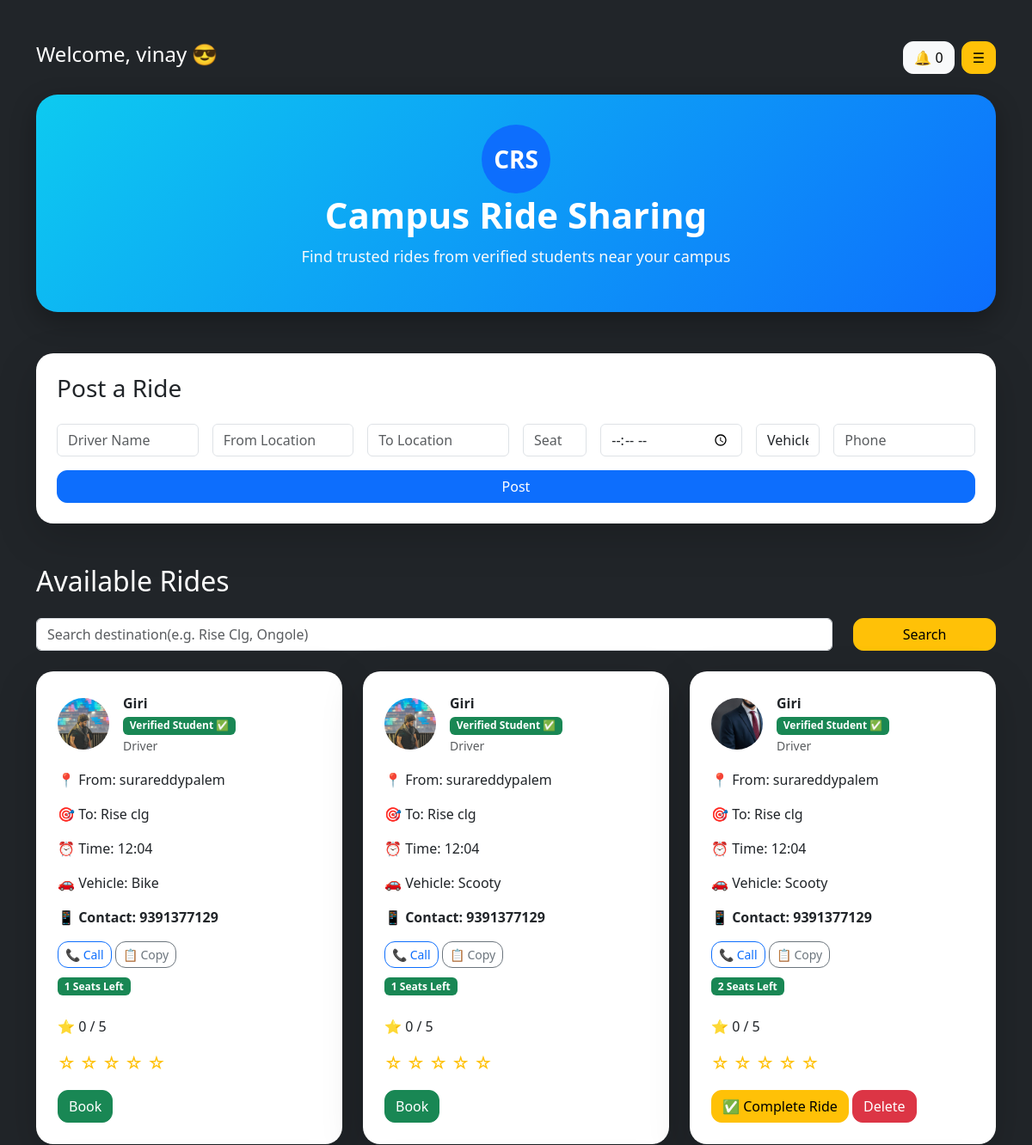
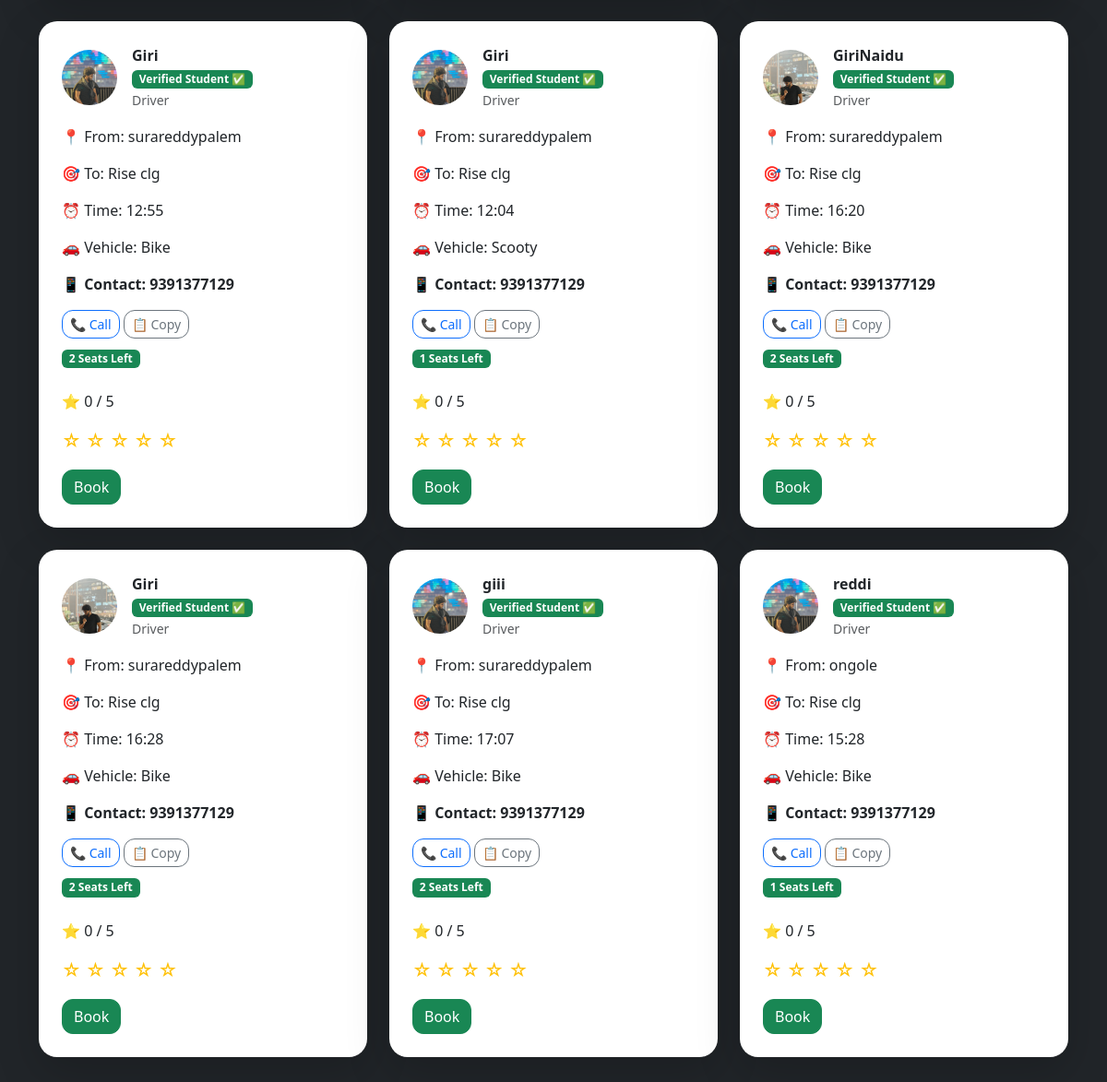
/ (signed in), run on the app's committed database (2 pictures, top to bottom).
### tables this page shows
CREATE TABLE rides (
    id INTEGER PRIMARY KEY AUTOINCREMENT,
    username TEXT,
    name TEXT,
    from_location TEXT,
    destination TEXT,
    seats INTEGER,
    time TEXT,
    vehicle TEXT,
    phone TEXT,
    rating INTEGER DEFAULT 0,
    completed INTEGER DEFAULT 0
);

CREATE TABLE users (
    id INTEGER PRIMARY KEY AUTOINCREMENT,
    username TEXT,
    password TEXT,
    image TEXT,
    college_id TEXT,
    email TEXT
);

### app.py (the view, shortened to what this page needs)
@app.route("/", methods=["GET", "POST"])
def home():
    if "user" not in session:
        return redirect("/login")
    conn = connect_db()
    cursor = conn.cursor()
    search = request.args.get("search")
    if search:
        cursor.execute("""
            SELECT rides.id,
                rides.username,
                rides.name,
                rides.from_location,
                rides.destination,
                rides.seats,
                rides.time,
                rides.vehicle,
                rides.phone,
                rides.rating,
                users.image,
                users.college_id
            FROM rides
            JOIN users ON rides.username = users.username
            WHERE LOWER(rides.destination) LIKE LOWER(?)
            AND rides.seats > 0
            AND rides.completed = 0
        """, ('%' + search + '%',))
    else:
        cursor.execute("""
            SELECT rides.id,
                rides.username,
                rides.name,
                rides.from_location,
                rides.destination,
                rides.seats,
                rides.time,
                rides.vehicle,
                rides.phone,
                rides.rating,
                users.image,
                users.college_id
            FROM rides
            JOIN users ON rides.username = users.username
            WHERE rides.seats > 0
            AND rides.completed = 0
        """)
    rides = cursor.fetchall()
    cursor.execute(
        "SELECT message FROM notifications WHERE username=?",
        (session["user"],)
    )
    notifications = cursor.fetchall()
    conn.close()
    return render_template(
        "index.html",
        rides=rides,
        user=session["user"],
        notifications=notifications
    )

### app.py (called while the page is built)
def connect_db():
    return sqlite3.connect("rides.db")

### templates/index.html (shortened to what this page needs)
<!DOCTYPE html>
<html lang="en">
<head>
    <link href="https://cdn.jsdelivr.net/npm/bootstrap@5.3.3/dist/css/bootstrap.min.css" rel="stylesheet">
    <link rel="stylesheet" href="{{ url_for('static', filename='style.css') }}">
</head>
<body class="bg-dark text-white">
<div class="container py-5">
    <div class="d-flex justify-content-between align-items-center mb-4">
        <h4>Welcome, {{ user }} 😎</h4>
        <div class="d-flex gap-2">
            <button class="btn btn-light"
                    data-bs-toggle="offcanvas"
                    data-bs-target="#notifications">
                🔔 {{ notifications|length }}
            </button>
            <button class="btn btn-warning"
                    data-bs-toggle="offcanvas"
                    data-bs-target="#menu">
                ☰
            </button>
        </div>
    </div>
    <div class="text-center mb-5 hero-box">
        <div class="app-logo">
            CRS
        </div>
        <h1 class="hero-title">
            Campus Ride Sharing
        </h1>
        <p class="hero-subtitle">
            Find trusted rides from verified students near your campus
        </p>
    </div>
    <div class="card p-4 shadow-lg mb-5">
        <h3 class="mb-4 text-dark">Post a Ride</h3>
        <form method="POST">
            <div class="row g-3">
                <div class="col-md-2">
                    <input type="text" name="name" class="form-control" placeholder="Driver Name" required>
                </div>
                <div class="col-md-2">
                    <input type="text" name="from_location" class="form-control" placeholder="From Location" required>
                </div>
                <div class="col-md-2">
                    <input type="text" name="destination" class="form-control" placeholder="To Location" required>
                </div>
                <div class="col-md-1">
                    <input type="number" name="seats" class="form-control" placeholder="Seats" required>
                </div>
                <div class="col-md-2">
                    <input type="time" name="time" class="form-control" required>
                </div>
                <div class="col-md-1">
                    <select name="vehicle" class="form-control" required>
                        <option value="">Vehicle</option>
                    </select>
                </div>
                <div class="col-md-2">
                    <input type="text" name="phone" class="form-control" placeholder="Phone" required>
                </div>
                <div class="col-md-12">
                    <button type="submit" class="btn btn-primary w-100">Post</button>
                </div>
            </div>
        </form>
    </div>
    <h2 class="mb-4">Available Rides</h2>
    <form method="GET" class="mb-4">
        <div class="row">
            <div class="col-md-10">
                <input type="text" name="search" class="form-control" placeholder="Search destination(e.g. Rise Clg, Ongole)">
            </div>
            <div class="col-md-2">
                <button type="submit" class="btn btn-warning w-100">Search</button>
            </div>
        </div>
    </form>
    <div class="row">
        {% for ride in rides %}
        <div class="col-md-4 mb-4">
            <div class="card shadow-lg h-100">
                <div class="card-body">
                    <div class="d-flex align-items-center mb-3">
                        <img src="{{ url_for('uploaded_file', filename=ride[10]) }}"
                             width="60"
                             height="60"
                             class="rounded-circle me-3"
                             style="object-fit:cover;">
                        <div>
                            <strong class="text-dark">{{ ride[2] }}</strong>
                            <br>
                            <span class="badge bg-success">
                                Verified Student ✅
                            </span>
                            <br>
                            <small class="text-muted">Driver</small>
                        </div>
                    </div>
                    <p class="text-dark">📍 From: {{ ride[3] }}</p>
                    <p class="text-dark">🎯 To: {{ ride[4] }}</p>
                    <p class="text-dark">⏰ Time: {{ ride[6] }}</p>
                    <p class="text-dark">🚗 Vehicle: {{ ride[7] }}</p>
                    <p class="text-dark fw-bold">📱 Contact: {{ ride[8] }}</p>
                    <a href="tel:{{ ride[8] }}"
                       class="btn btn-outline-primary btn-sm mb-2">
                        📞 Call
                    </a>
                    <button onclick="copyPhone('{{ ride[8] }}')"
                            class="btn btn-outline-secondary btn-sm mb-2">
                        📋 Copy
                    </button>
                    <br>
                    <span class="badge bg-success mb-3">
                        {{ ride[5] }} Seats Left
                    </span>
                    <p class="mt-2 text-dark">
                        ⭐ {{ ride[9] }} / 5
                    </p>
                    <div class="mb-3 fs-5">
                        <a href="/rate/{{ ride[0] }}/1" class="text-warning text-decoration-none">☆</a>
                        <a href="/rate/{{ ride[0] }}/2" class="text-warning text-decoration-none">☆</a>
                        <a href="/rate/{{ ride[0] }}/3" class="text-warning text-decoration-none">☆</a>
                        <a href="/rate/{{ ride[0] }}/4" class="text-warning text-decoration-none">☆</a>
                        <a href="/rate/{{ ride[0] }}/5" class="text-warning text-decoration-none">☆</a>
                    </div>
                    {% if user == ride[1] %}
                        <a href="/complete_ride/{{ ride[0] }}"
                           class="btn btn-warning">
                            ✅ Complete Ride
                        </a>
                        <a href="/delete/{{ ride[0] }}"
                           class="btn btn-danger">
                            Delete
                        </a>
                    {% else %}
                        <a href="/book/{{ ride[0] }}"
                           class="btn btn-success">
                            Book
                        </a>
                    {% endif %}
                </div>
            </div>
        </div>
        {% endfor %}
    </div>
</div>
</body>
</html>

### static/style.css (style rules this page uses)
body { transition: 0.5s; }
.hero-box { background: linear-gradient(135deg, #0dcaf0, #0d6efd); padding: 35px 20px; border-radius: 25px; box-shadow: 0 10px 30px rgba(0,0,0,0.3); }
.hero-title { color: white; font-weight: 800; font-size: 42px; }
.hero-subtitle { color: #f8f9fa; font-size: 18px; margin-top: 10px; }
.card { border: none; border-radius: 20px; overflow: hidden; transition: 0.3s; }
.card-body { padding: 25px; }
.btn { border-radius: 12px; }
.app-logo { width:80px; height:80px; border-radius:50%; background:#0d6efd; color:white; font-weight:bold; font-size:28px; display:flex; justify-content:center; align-items:center; margin:auto; }

### data on the page
rides: image (picture), name "Giri", from_location "surareddypalem", destination "Rise clg", time "12:04", vehicle "Bike", phone "9391377129", seats "1", rating "0"
rides: image (picture), name "Giri", from_location "surareddypalem", destination "Rise clg", time "12:04", vehicle "Scooty", phone "9391377129", seats "1", rating "0"
rides: image (picture), name "Giri", from_location "surareddypalem", destination "Rise clg", time "12:04", vehicle "Scooty", phone "9391377129", seats "2", rating "0"
rides: image (picture), name "Giri", from_location "surareddypalem", destination "Rise clg", time "12:55", vehicle "Bike", phone "9391377129", seats "2", rating "0"
rides: image (picture), name "Giri", from_location "surareddypalem", destination "Rise clg", time "12:04", vehicle "Scooty", phone "9391377129", seats "1", rating "0"
rides: image (picture), name "GiriNaidu", from_location "surareddypalem", destination "Rise clg", time "16:20", vehicle "Bike", phone "9391377129", seats "2", rating "0"
rides: image (picture), name "Giri", from_location "surareddypalem", destination "Rise clg", time "16:28", vehicle "Bike", phone "9391377129", seats "2", rating "0"
rides: image (picture), name "giii", from_location "surareddypalem", destination "Rise clg", time "17:07", vehicle "Bike", phone "9391377129", seats "2", rating "0"
rides: image (picture), name "reddi", from_location "ongole", destination "Rise clg", time "15:28", vehicle "Bike", phone "9391377129", seats "1", rating "0"

### other printed values
{{ user }} "vinay"
{{ notifications|length }} "0"
